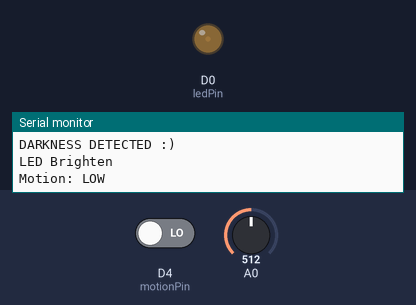
This sketch was run on a simulated ESP8266 (NodeMCU). On the bench: output pins drawn as LEDs (lit = HIGH), the last lines printed to the serial monitor. Inputs (shaded band) come from the test bench; at power-on: A0 = 512, D4 (motionPin) LOW.

Above: at 1.3 s.
1.4 s: A0 set to 290
At 2.2 s:
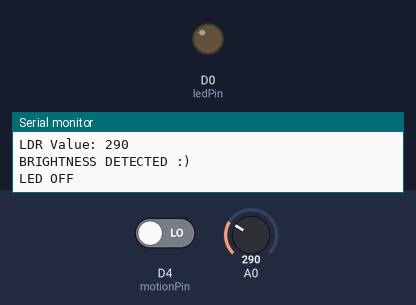
3.0 s: A0 set to 306
At 3.5 s:
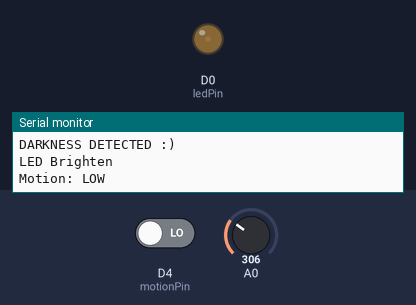
4.5 s: D4 (motionPin) driven HIGH
At 5.7 s:
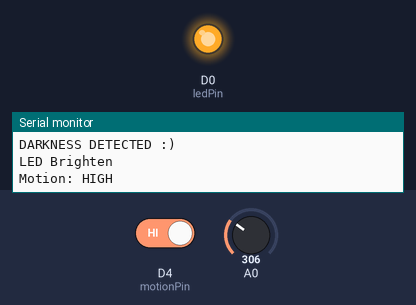
6.0 s: D4 (motionPin) driven LOW
At 7.3 s:
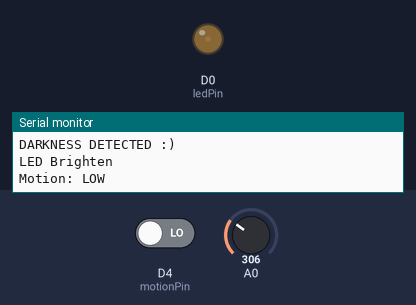
Timing chart, 0 to 8.5 s (numbered marks = the images above; inputs shaded):
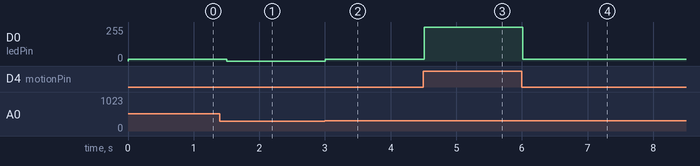

Measured:
- after the input at 1.4 s, D0 (ledPin): 12/255 → 0/255 after 0.10 s
- after the input at 3.0 s, D0 (ledPin): 0/255 → 12/255 at once
- after the input at 4.5 s, D0 (ledPin): 12/255 → 255/255 at once
- after the input at 6.0 s, D0 (ledPin): 255/255 → 12/255 at once

The sketch:

Motion_ldr_Dimm_bright.ino
```cpp
const int ldrPin = D5;      // LDR sensor pin (analog pin)
const int motionPin = D4;   // Motion sensor pin
const int ledPin = D0;      // LED pin (PWM supported pin)

void setup() {
  pinMode(ldrPin, INPUT);
  pinMode(motionPin, INPUT);
  pinMode(ledPin, OUTPUT);
  Serial.begin(9600); // Initialize serial communication
}

void loop() {
  // Read LDR sensor
  int ldrValue = analogRead(ldrPin);
  Serial.print("LDR Value: ");
  Serial.println(ldrValue);

  // Read motion sensor
  int motionReading = digitalRead(motionPin);

  // Check conditions for LED control
  if (ldrValue > 300) {
    // LDR value is low, it's dark
    Serial.println("DARKNESS DETECTED :)");
    Serial.println("LED Brighten");

    // Adjust LED brightness based on motion
    if (motionReading == HIGH) {
      // Motion detected, brighten the LED
      Serial.println("Motion: HIGH");
      analogWrite(ledPin, 1023); // Set LED brightness to full
    } else {
      // No motion detected, dim the LED
      Serial.println("Motion: LOW");
      analogWrite(ledPin, 50); // Set LED brightness to a low value
    }
  } else {
    // LDR value is high, it's bright
    Serial.println("BRIGHTNESS DETECTED :)");
    Serial.println("LED OFF");
    analogWrite(ledPin, 0); // Set LED brightness to 0 (off)
  }

  // Add a delay to avoid rapid reading
  delay(500);
}
```
